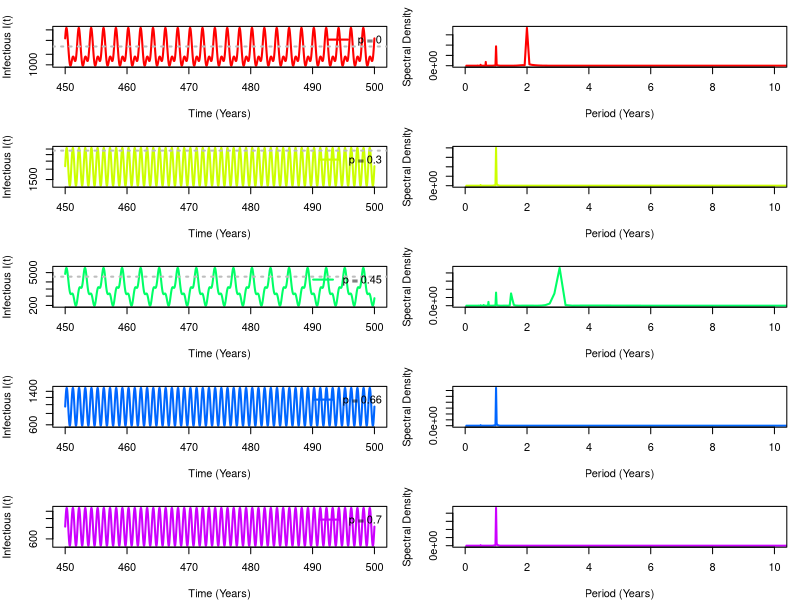
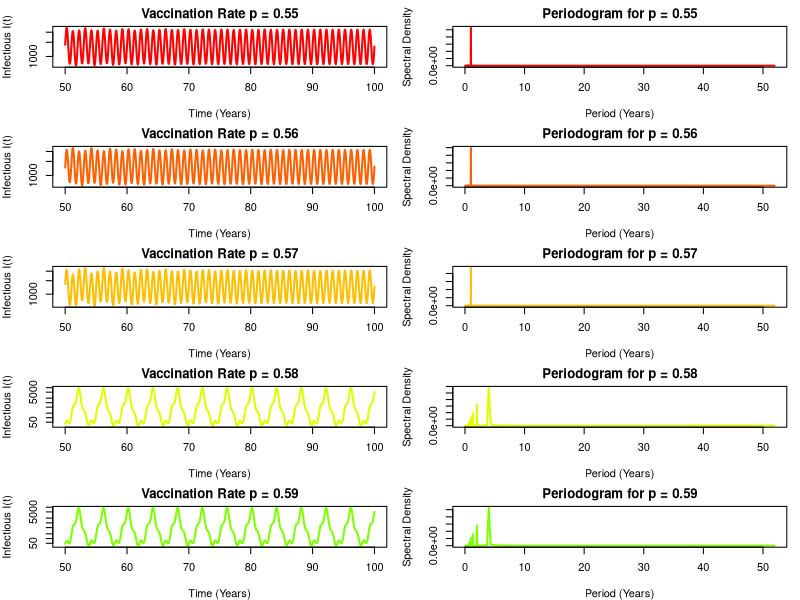
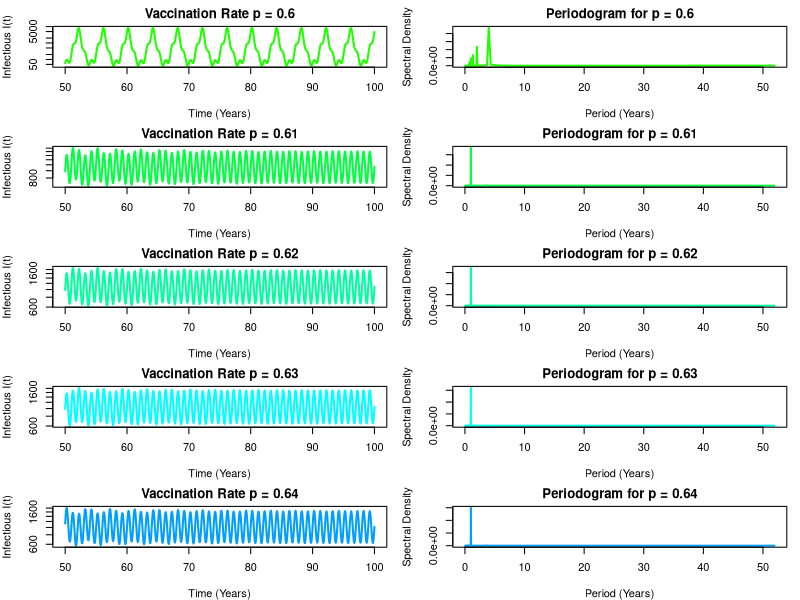
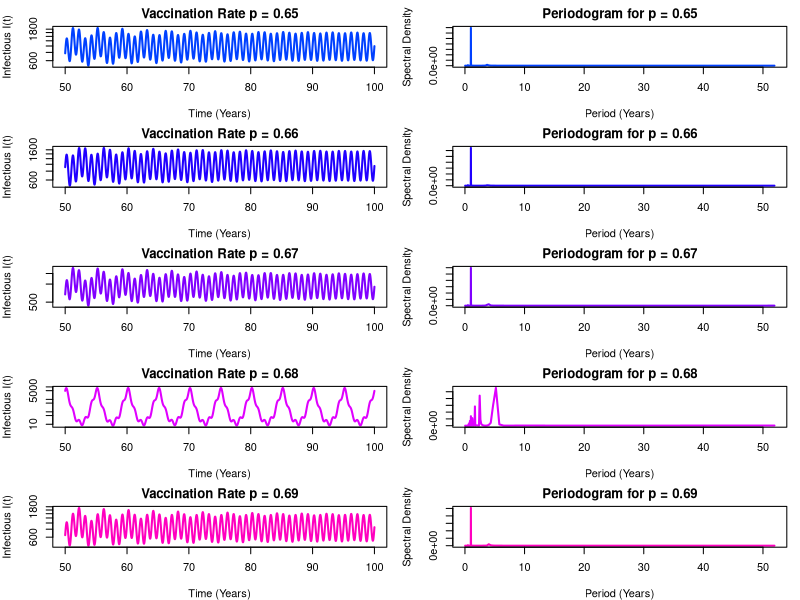
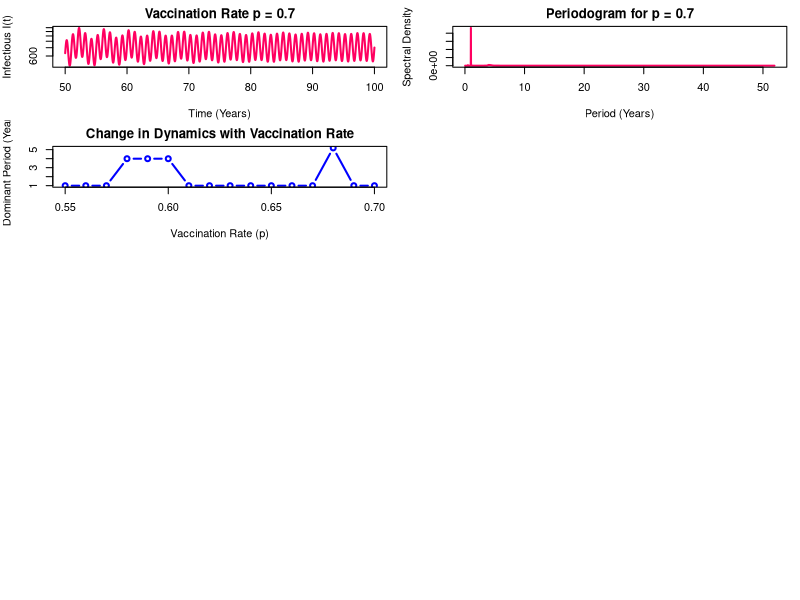

Write the R code that produced these figures, in order.

##### Allow to settle after times 1000, then plot only for the last 50 years
library(deSolve)

# Parameters
N <- 5000000                      # Total population
mu <- 1 / 50                      # Birth/death rate (annual)
gamma <- 365 / 13                 # Recovery rate (13-day infectious period)
R0 <- 17                          # Basic reproduction number
beta <- R0 * (gamma + mu)         # Transmission rate
alpha <- 0.1                      # Seasonal forcing amplitude
p <- NA                           # Placeholder for vaccination rate

# Combine into a parameter vector
parms <- c(
  beta = beta,
  gamma = gamma,
  mu = mu,
  alpha = alpha,
  N = N,
  p = p
)

# Equilibrium
Seqm <- (with(as.list(parms), N / R0))
Ieqm <- (with(as.list(parms), N * mu / (gamma + mu) * (1 - 1 / R0)))

# Initial state near equilibrium
Si <- round((Seqm + (N-Seqm)*0.01))  # Slightly perturbed from equilibrium
Ii <- round((Ieqm * 0.9))                # 90% of equilibrium infectious population
Ri <- round(N - Si - Ii)                 # Remaining population in recovered state
ic <- c(S = Si, I = Ii, R = Ri)          # Initial condition vector

# SIR Model with Seasonal Forcing and Vaccination
SIR.vector.field <- function(t, vars, parms) {
  with(as.list(c(parms, vars)), {
    # Seasonal forcing for transmission rate
    beta_t <- beta * (1 + alpha * cos(2 * pi * t))
    
    # Differential equations
    dS <- mu * (1 - p) * N - beta_t * S * I / N - mu * S
    dI <- beta_t * S * I / N - gamma * I - mu * I
    dR <- gamma * I + mu * p * N - mu * R
    
    # Return the derivatives
    list(c(dS, dI, dR))
  })
}

# Periodogram Function
periodogram_d <- function(df, xlim = c(0, 10), color, ...) {
  with(df, {
    s <- spectrum(I, plot = FALSE)
    adjusted_freq <- 52 * s$freq  # Convert from weeks to years
    periods <- 1 / adjusted_freq
    plot(
      periods, s$spec, type = "l", col = color, lwd = 2,
      xlab = "Period (Years)", ylab = "Spectral Density",
      xlim = xlim, ...
    )
  })
}

# Define a sequence of p values to iterate over
p_values <- c(0, 0.3, 0.45, 0.66, 0.7)
colors <- rainbow(length(p_values))

# Time sequence for the simulation
times <- seq(0,500, by = 1/52)

par(mfrow = c(length(p_values), 2), mar = c(4, 4, 2, 1))

# Loop over each value of p
for (i in seq_along(p_values)) {
  p <- p_values[i]
  
  # Update parameters
  parms <- c(
    beta = beta,
    gamma = gamma,
    mu = mu,
    alpha = alpha,
    N = N,
    p = p
  )
  
  # Solve the ODE system
  soln <- as.data.frame(ode(y = ic, times = times, func = SIR.vector.field, parms = parms))
  
  # Subset to the last 50 years
  last_50_years <- soln[soln$time >= (max(times) - 50), ]
  
  
  # Plot the infectious population I(t) for the last 50 years
  plot(
    x = last_50_years[, "time"], 
    y = last_50_years[, "I"], 
    log = "y", 
    type = "l", 
    col = colors[i], 
    lwd = 2,
    xlab = "Time (Years)", 
    ylab = "Infectious I(t)"
  )
  abline(h = Ieqm, lty = "dotted", lwd = 2, col = "grey")
  legend(
    "topright", 
    legend = paste("p =", p), 
    col = colors[i], 
    lty = 1, 
    lwd = 2, 
    bty = "n"
  )
  
  
  # Plot the periodogram for the last 50 years
  periodogram_d(
    last_50_years, 
    xlim = c(0, 10), 
    color = colors[i]
  )
  title(main = paste("Periodogram with p =", p, "(Last 50 Years)"), line = 3)
}




##### SEE DRAMATIC CHANGES IN RANGE OF VALUES CLOSE TO 0.66 
#### ( can adapt this for what we want and choose to analyze certain ones )
## Define a finer grid of vaccination rates
p_values <- seq(0.55, 0.7, by = 0.01)
colors <- rainbow(length(p_values))

# Initialize a data frame to store results
results <- data.frame(p = numeric(), dominant_period = numeric())

# Time sequence for the simulation
times <- seq(0, 100, by = 1/52)

# Loop over vaccination rates
for (i in seq_along(p_values)) {
  p <- p_values[i]
  
  # Update parameters
  parms <- c(beta = beta, gamma = gamma, mu = mu, alpha = alpha, N = N, p = p)
  
  # Solve the ODE system
  soln <- as.data.frame(ode(y = ic, times = times, func = SIR.vector.field, parms = parms))
  
  # Subset to the last 50 years
  last_50_years <- soln[soln$time >= (max(times) - 50), ]
  
  # Periodogram analysis
  s <- spectrum(last_50_years$I, plot = FALSE)
  adjusted_freq <- 52 * s$freq
  dominant_period <- 1 / adjusted_freq[which.max(s$spec)]
  
  # Store the result
  results <- rbind(results, data.frame(p = p, dominant_period = dominant_period))
  
  # Plot the time series (optional)
  plot(
    x = last_50_years$time, y = last_50_years$I, log = "y", type = "l",
    col = colors[i], lwd = 2, xlab = "Time (Years)", ylab = "Infectious I(t)",
    main = paste("Vaccination Rate p =", round(p, 2))
  )
  
  # Plot the periodogram (optional)
  plot(
    1 / (52 * s$freq), s$spec, type = "l", col = colors[i], lwd = 2,
    xlab = "Period (Years)", ylab = "Spectral Density",
    main = paste("Periodogram for p =", round(p, 2))
  )
}

# Visualize the dynamics
plot(results$p, results$dominant_period, type = "b", col = "blue", lwd = 2,
     xlab = "Vaccination Rate (p)", ylab = "Dominant Period (Years)",
     main = "Change in Dynamics with Vaccination Rate")
